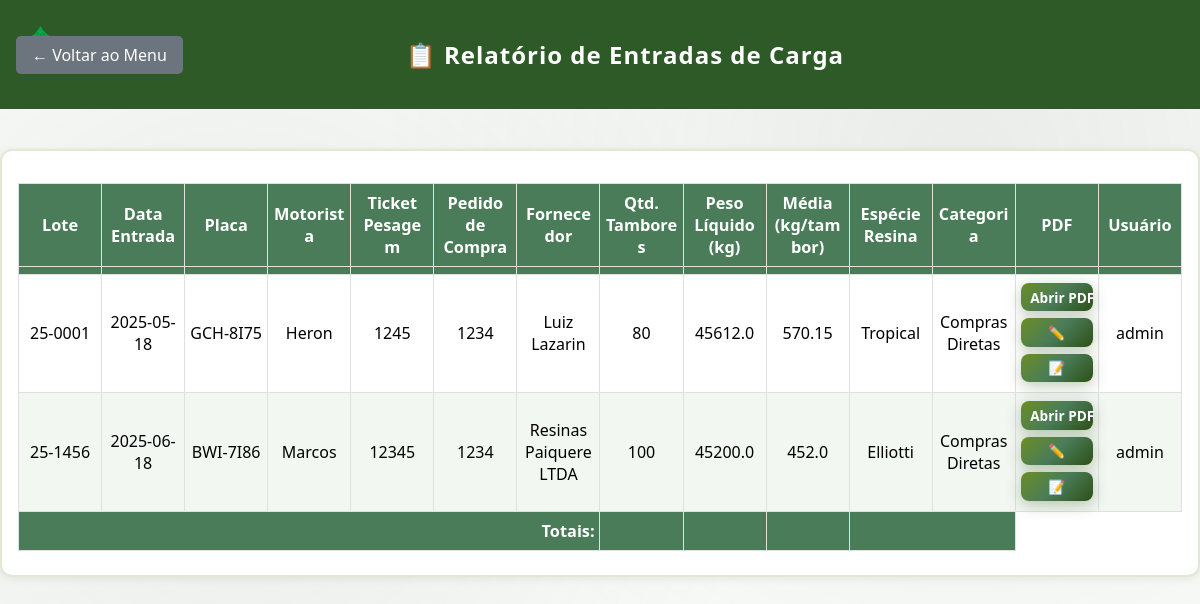
/relatorio-entradas (signed in), run on an earlier commit of the app's database.
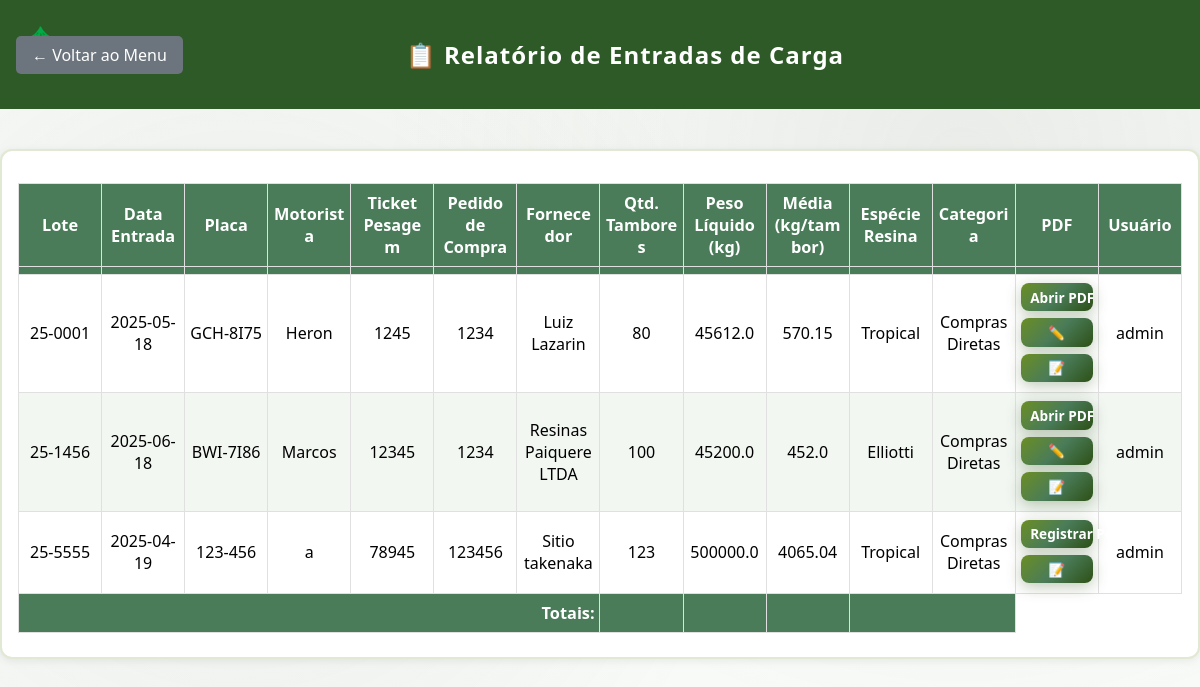
And on a later commit of the database.
### tables this page shows
CREATE TABLE entradas_carga (id INTEGER PRIMARY KEY AUTOINCREMENT, fornecedor TEXT, data_entrada TEXT, motorista TEXT, placa TEXT, quantidade_tambores INTEGER, pedido_compra TEXT, categoria TEXT, especie_resina TEXT, lote TEXT UNIQUE, ticket_pesagem TEXT UNIQUE, peso_liquido REAL, data_registro TEXT, usuario_registro TEXT);

### app.py (the view)
@app.route('/relatorio-entradas')
def relatorio_entradas():
    if 'logged_in' not in session or not session['logged_in']:
        return redirect(url_for('login'))
    entradas = listar_entradas()
    conn = sqlite3.connect(DB_PATH)
    cursor = conn.cursor()
    cursor.execute('SELECT lote, arquivo_pdf FROM processos_lote')
    pdfs_lotes = cursor.fetchall()
    conn.close()
    lotes_pdfs = {}
    for lote, pdf in pdfs_lotes:
        lotes_pdfs[lote] = pdf  # Garante que o último PDF vinculado ao lote seja exibido
    return render_template('relatorio_entradas.html', entradas=entradas, lotes_pdfs=lotes_pdfs)

### app.py (called while the page is built)
def listar_entradas():
    conn = sqlite3.connect(DB_PATH)
    cursor = conn.cursor()
    cursor.execute('SELECT * FROM entradas_carga ORDER BY lote ASC')
    colunas = [desc[0] for desc in cursor.description]
    entradas = [dict(zip(colunas, row)) for row in cursor.fetchall()]
    conn.close()
    return entradas

### templates/relatorio_entradas.html (shortened to what this page needs)
<!DOCTYPE html>
<html lang="pt-BR">
<head>
    <link rel="stylesheet" href="https://cdn.datatables.net/1.13.7/css/jquery.dataTables.min.css">
    <link rel="stylesheet" href="https://cdn.datatables.net/searchpanes/2.2.0/css/searchPanes.dataTables.min.css">
    <link rel="stylesheet" href="https://cdn.datatables.net/select/1.7.0/css/select.dataTables.min.css">
    <link rel="stylesheet" href="https://cdn.jsdelivr.net/gh/vedmack/columnFilterWidgets@1.3.0/dist/ColumnFilterWidgets.min.css">
    <link rel="stylesheet" href="https://cdn.jsdelivr.net/npm/datatables.net-filter-dropdown@1.4.0/dist/dataTables.filterDropDown.min.css">
    <link rel="stylesheet" href="{{ url_for('static', filename='css/style.css') }}">
</head>
<body class="relatorio-body">
    <div class="header">
        <a href="{{ url_for('menu') }}" class="back-btn">← Voltar ao Menu</a>
        <div class="header-title">📋 Relatório de Entradas de Carga</div>
    </div>
    <div class="container">
        {% if entradas %}
        <div class="table-responsive">
            <table id="tabela-entradas">
                <thead>
                    <tr>
                        <th>Lote</th>
                        <th>Data Entrada</th>
                        <th>Placa</th>
                        <th>Motorista</th>
                        <th>Ticket Pesagem</th>
                        <th>Pedido de Compra</th>
                        <th>Fornecedor</th>
                        <th>Qtd. Tambores</th>
                        <th>Peso Líquido (kg)</th>
                        <th>Média (kg/tambor)</th>
                        <th>Espécie Resina</th>
                        <th>Categoria</th>
                        <th>PDF</th>
                        <th>Usuário</th>
                    </tr>
                    <tr class="filters">
                        <th></th>
                        <th></th>
                        <th></th>
                        <th></th>
                        <th></th>
                        <th></th>
                        <th></th>
                        <th></th>
                        <th></th>
                        <th></th>
                        <th></th>
                        <th></th>
                        <th></th>
                        <th></th>
                    </tr>
                </thead>
                <tbody>
                    {% for entrada in entradas %}
                    <tr>
                        <td>{{ entrada.lote }}</td>
                        <td>{{ entrada.data_entrada }}</td>
                        <td>{{ entrada.placa }}</td>
                        <td>{{ entrada.motorista }}</td>
                        <td>{{ entrada.ticket_pesagem }}</td>
                        <td>{{ entrada.pedido_compra or '-' }}</td>
                        <td>{{ entrada.fornecedor }}</td>
                        <td>{{ entrada.quantidade_tambores }}</td>
                        <td>{{ entrada.peso_liquido }}</td>
                        <td>{% if entrada.quantidade_tambores and entrada.peso_liquido %}{{ (entrada.peso_liquido / entrada.quantidade_tambores)|round(2) }}{% else %}-{% endif %}</td>
                        <td>{{ entrada.especie_resina }}</td>
                        <td>{{ entrada.categoria or '-' }}</td>
                        <td style="min-width: 180px;">
                            {% if entrada.lote in lotes_pdfs %}
                            <div class="pdf-actions">
                                <a href="{{ url_for('static', filename='processos_pdfs/' + lotes_pdfs[entrada.lote]) }}" class="btn" target="_blank">Abrir PDF</a>
                                <a href="{{ url_for('registrar_processo', lote=entrada.lote) }}" class="btn" title="Editar PDF">✏️</a>
                                <a href="{{ url_for('editar_entrada', id=entrada.id) }}" class="btn" title="Editar Entrada">📝</a>
                            </div>
                            {% else %}
                            <div class="pdf-actions">
                                <a href="{{ url_for('registrar_processo', lote=entrada.lote) }}" class="btn">Registrar Processo</a>
                                <a href="{{ url_for('editar_entrada', id=entrada.id) }}" class="btn" title="Editar Entrada">📝</a>
                            </div>
                            {% endif %}
                        </td>
                        <td>{{ entrada.usuario_registro }}</td>
                    </tr>
                    {% endfor %}
                </tbody>
                <tfoot>
                    <tr>
                        <th colspan="7" style="text-align:right">Totais:</th>
                        <th id="soma-tambores"></th>
                        <th id="soma-peso"></th>
                        <th id="media-peso-tambor"></th>
                        <th colspan="2"></th>
                    </tr>
                </tfoot>
            </table>
        </div>
        {% else %}
        <p style="text-align:center; color:#888;">Nenhuma entrada de carga registrada.</p>
        {% endif %}
    </div>
</body>
</html>

### static/css/style.css (style rules this page uses)
* { margin: 0; padding: 0; box-sizing: border-box; }
body { font-family: 'Segoe UI', Tahoma, Geneva, Verdana, sans-serif; background: linear-gradient(135deg, #2d5016 0%, #4a7c59 50%, #6b8e23 100%); background-attachment: fixed; min-height: 100vh; display: flex; align-items: center; justify-content: center; }
body::before { content: ''; position: fixed; top: 0; left: 0; width: 100%; height: 100%; background-image: radial-gradient(circle at 20% 50%, rgba(120, 119, 108, 0.1) 0%, transparent 50%), radial-gradient(circle at 80% 20%, rgba(120, 119, 108, 0.1) 0%, transparent 50%); pointer-events: none; z-index: -1; }
.container { background: rgba(255, 255, 255, 0.95); backdrop-filter: blur(10px); padding: 2.5rem; border-radius: 15px; box-shadow: 0 20px 40px rgba(45, 80, 22, 0.3); width: 100%; max-width: 420px; border: 2px solid rgba(107, 142, 35, 0.2); }
.header { text-align: center; margin-bottom: 2.5rem; }
.header::before { content: '🌲'; font-size: 2.5rem; display: block; margin-bottom: 1rem; }
.btn { display: inline-block; padding: 1rem 2rem; background: linear-gradient(135deg, #6b8e23 0%, #4a7c59 50%, #2d5016 100%); color: white; text-decoration: none; border: none; border-radius: 8px; cursor: pointer; font-size: 1rem; font-weight: 600; transition: all 0.3s ease; width: 100%; text-align: center; box-shadow: 0 4px 15px rgba(45, 80, 22, 0.3); }
.filters th { padding: 0.2rem; text-align: center; vertical-align: middle; }

### templates/relatorio_entradas.html (style rules this page uses)
body.relatorio-body { display: block !important; background: #f7faf7; min-height: 100vh; }
.header { background: #2d5a27; padding: 1.2rem 1rem; display: flex; align-items: center; justify-content: center; color: white; position: relative; }
.header-title { flex: 1; text-align: center; font-size: 1.5rem; font-weight: bold; letter-spacing: 1px; }
.back-btn { position: absolute; left: 1rem; top: 50%; transform: translateY(-50%); background: #6c757d; color: white; padding: 0.5rem 1rem; text-decoration: none; border-radius: 5px; font-size: 1rem; }
.container { max-width: 1800px !important; margin: 2.5rem auto 0 auto; padding: 1.5rem 1rem; background: white; border-radius: 12px; box-shadow: 0 2px 8px rgba(0, 0, 0, 0.07); }
.table-responsive { overflow-x: auto; width: 100%; }
table { width: 100%; border-collapse: collapse; margin-top: 0.5rem; font-size: 1rem; max-width: 100%; table-layout: fixed; }
th, td { border: 1px solid #e0e0e0; padding: 0.5rem 0.3rem; text-align: center; vertical-align: middle; white-space: normal; word-wrap: break-word; min-width: 120px; }
th { background: #4a7c59; color: #fff; font-size: 1.02rem; font-weight: 600; }
tr:nth-child(even) { background: #f2f7f2; }
.pdf-actions { display: flex; flex-wrap: wrap; gap: 0.3rem; justify-content: center; align-items: center; }
.pdf-actions .btn { min-width: 60px; font-size: 0.85rem; padding: 0.3rem 0.6rem; margin-bottom: 2px; white-space: nowrap; }

What changed in the data, as far as the page shows it:
added entradas_carga: lote "25-5555", data_entrada "2025-04-19", placa "123-456", motorista "a", ticket_pesagem "78945", pedido_compra "123456", fornecedor "Sitio takenaka", quantidade_tambores "123", peso_liquido "500000.0", peso_liquido+quantidade_tambores "4065.04", especie_resina "Tropical", categoria "Compras Diretas", usuario_registro "admin"
